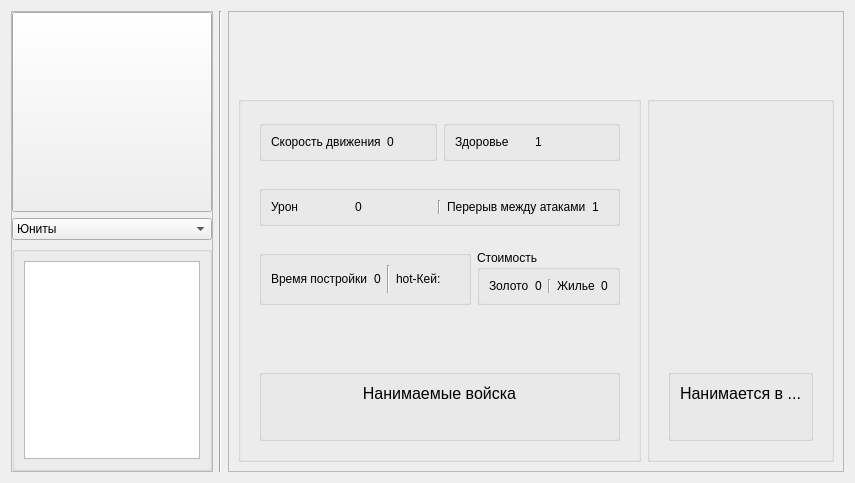
<?xml version="1.0" encoding="UTF-8"?>
<ui version="4.0">
 <class>ManWidget</class>
 <widget class="QWidget" name="ManWidget">
  <property name="geometry">
   <rect>
    <x>0</x>
    <y>0</y>
    <width>810</width>
    <height>483</height>
   </rect>
  </property>
  <property name="windowTitle">
   <string>Form</string>
  </property>
  <layout class="QHBoxLayout" name="horizontalLayout">
   <item>
    <widget class="QFrame" name="frame_4">
     <property name="sizePolicy">
      <sizepolicy hsizetype="Maximum" vsizetype="Preferred">
       <horstretch>0</horstretch>
       <verstretch>0</verstretch>
      </sizepolicy>
     </property>
     <property name="maximumSize">
      <size>
       <width>210</width>
       <height>16777215</height>
      </size>
     </property>
     <property name="frameShape">
      <enum>QFrame::StyledPanel</enum>
     </property>
     <property name="frameShadow">
      <enum>QFrame::Raised</enum>
     </property>
     <layout class="QVBoxLayout" name="verticalLayout_3">
      <property name="margin">
       <number>0</number>
      </property>
      <item>
       <widget class="QPushButton" name="priview">
        <property name="minimumSize">
         <size>
          <width>200</width>
          <height>200</height>
         </size>
        </property>
        <property name="maximumSize">
         <size>
          <width>200</width>
          <height>200</height>
         </size>
        </property>
        <property name="iconSize">
         <size>
          <width>200</width>
          <height>200</height>
         </size>
        </property>
       </widget>
      </item>
      <item>
       <widget class="QComboBox" name="groups">
        <item>
         <property name="text">
          <string>Юниты</string>
         </property>
        </item>
        <item>
         <property name="text">
          <string>Здания</string>
         </property>
        </item>
       </widget>
      </item>
      <item>
       <widget class="QGroupBox" name="groupBox_10">
        <layout class="QVBoxLayout" name="verticalLayout">
         <item>
          <widget class="QListWidget" name="unitsList"/>
         </item>
        </layout>
       </widget>
      </item>
     </layout>
    </widget>
   </item>
   <item>
    <widget class="Line" name="line_4">
     <property name="orientation">
      <enum>Qt::Vertical</enum>
     </property>
    </widget>
   </item>
   <item>
    <widget class="QFrame" name="frame_5">
     <property name="sizePolicy">
      <sizepolicy hsizetype="Preferred" vsizetype="Preferred">
       <horstretch>0</horstretch>
       <verstretch>0</verstretch>
      </sizepolicy>
     </property>
     <property name="frameShape">
      <enum>QFrame::StyledPanel</enum>
     </property>
     <property name="frameShadow">
      <enum>QFrame::Raised</enum>
     </property>
     <layout class="QVBoxLayout" name="verticalLayout_2">
      <item>
       <widget class="QWidget" name="widget" native="true">
        <layout class="QHBoxLayout" name="horizontalLayout_3">
         <property name="margin">
          <number>0</number>
         </property>
         <item>
          <widget class="QWidget" name="widget_4" native="true">
           <property name="sizePolicy">
            <sizepolicy hsizetype="Expanding" vsizetype="Expanding">
             <horstretch>0</horstretch>
             <verstretch>0</verstretch>
            </sizepolicy>
           </property>
           <property name="palette">
            <palette>
             <active>
              <colorrole role="WindowText">
               <brush brushstyle="SolidPattern">
                <color alpha="255">
                 <red>0</red>
                 <green>0</green>
                 <blue>0</blue>
                </color>
               </brush>
              </colorrole>
              <colorrole role="Button">
               <brush brushstyle="SolidPattern">
                <color alpha="255">
                 <red>255</red>
                 <green>254</green>
                 <blue>253</blue>
                </color>
               </brush>
              </colorrole>
              <colorrole role="Light">
               <brush brushstyle="SolidPattern">
                <color alpha="255">
                 <red>255</red>
                 <green>255</green>
                 <blue>255</blue>
                </color>
               </brush>
              </colorrole>
              <colorrole role="Midlight">
               <brush brushstyle="SolidPattern">
                <color alpha="255">
                 <red>255</red>
                 <green>254</green>
                 <blue>254</blue>
                </color>
               </brush>
              </colorrole>
              <colorrole role="Dark">
               <brush brushstyle="SolidPattern">
                <color alpha="255">
                 <red>127</red>
                 <green>127</green>
                 <blue>126</blue>
                </color>
               </brush>
              </colorrole>
              <colorrole role="Mid">
               <brush brushstyle="SolidPattern">
                <color alpha="255">
                 <red>170</red>
                 <green>169</green>
                 <blue>169</blue>
                </color>
               </brush>
              </colorrole>
              <colorrole role="Text">
               <brush brushstyle="SolidPattern">
                <color alpha="255">
                 <red>0</red>
                 <green>0</green>
                 <blue>0</blue>
                </color>
               </brush>
              </colorrole>
              <colorrole role="BrightText">
               <brush brushstyle="SolidPattern">
                <color alpha="255">
                 <red>255</red>
                 <green>255</green>
                 <blue>255</blue>
                </color>
               </brush>
              </colorrole>
              <colorrole role="ButtonText">
               <brush brushstyle="SolidPattern">
                <color alpha="255">
                 <red>0</red>
                 <green>0</green>
                 <blue>0</blue>
                </color>
               </brush>
              </colorrole>
              <colorrole role="Base">
               <brush brushstyle="SolidPattern">
                <color alpha="255">
                 <red>255</red>
                 <green>255</green>
                 <blue>255</blue>
                </color>
               </brush>
              </colorrole>
              <colorrole role="Window">
               <brush brushstyle="SolidPattern">
                <color alpha="255">
                 <red>255</red>
                 <green>254</green>
                 <blue>253</blue>
                </color>
               </brush>
              </colorrole>
              <colorrole role="Shadow">
               <brush brushstyle="SolidPattern">
                <color alpha="255">
                 <red>0</red>
                 <green>0</green>
                 <blue>0</blue>
                </color>
               </brush>
              </colorrole>
              <colorrole role="AlternateBase">
               <brush brushstyle="SolidPattern">
                <color alpha="255">
                 <red>255</red>
                 <green>254</green>
                 <blue>254</blue>
                </color>
               </brush>
              </colorrole>
              <colorrole role="ToolTipBase">
               <brush brushstyle="SolidPattern">
                <color alpha="255">
                 <red>255</red>
                 <green>255</green>
                 <blue>220</blue>
                </color>
               </brush>
              </colorrole>
              <colorrole role="ToolTipText">
               <brush brushstyle="SolidPattern">
                <color alpha="255">
                 <red>0</red>
                 <green>0</green>
                 <blue>0</blue>
                </color>
               </brush>
              </colorrole>
             </active>
             <inactive>
              <colorrole role="WindowText">
               <brush brushstyle="SolidPattern">
                <color alpha="255">
                 <red>0</red>
                 <green>0</green>
                 <blue>0</blue>
                </color>
               </brush>
              </colorrole>
              <colorrole role="Button">
               <brush brushstyle="SolidPattern">
                <color alpha="255">
                 <red>255</red>
                 <green>254</green>
                 <blue>253</blue>
                </color>
               </brush>
              </colorrole>
              <colorrole role="Light">
               <brush brushstyle="SolidPattern">
                <color alpha="255">
                 <red>255</red>
                 <green>255</green>
                 <blue>255</blue>
                </color>
               </brush>
              </colorrole>
              <colorrole role="Midlight">
               <brush brushstyle="SolidPattern">
                <color alpha="255">
                 <red>255</red>
                 <green>254</green>
                 <blue>254</blue>
                </color>
               </brush>
              </colorrole>
              <colorrole role="Dark">
               <brush brushstyle="SolidPattern">
                <color alpha="255">
                 <red>127</red>
                 <green>127</green>
                 <blue>126</blue>
                </color>
               </brush>
              </colorrole>
              <colorrole role="Mid">
               <brush brushstyle="SolidPattern">
                <color alpha="255">
                 <red>170</red>
                 <green>169</green>
                 <blue>169</blue>
                </color>
               </brush>
              </colorrole>
              <colorrole role="Text">
               <brush brushstyle="SolidPattern">
                <color alpha="255">
                 <red>0</red>
                 <green>0</green>
                 <blue>0</blue>
                </color>
               </brush>
              </colorrole>
              <colorrole role="BrightText">
               <brush brushstyle="SolidPattern">
                <color alpha="255">
                 <red>255</red>
                 <green>255</green>
                 <blue>255</blue>
                </color>
               </brush>
              </colorrole>
              <colorrole role="ButtonText">
               <brush brushstyle="SolidPattern">
                <color alpha="255">
                 <red>0</red>
                 <green>0</green>
                 <blue>0</blue>
                </color>
               </brush>
              </colorrole>
              <colorrole role="Base">
               <brush brushstyle="SolidPattern">
                <color alpha="255">
                 <red>255</red>
                 <green>255</green>
                 <blue>255</blue>
                </color>
               </brush>
              </colorrole>
              <colorrole role="Window">
               <brush brushstyle="SolidPattern">
                <color alpha="255">
                 <red>255</red>
                 <green>254</green>
                 <blue>253</blue>
                </color>
               </brush>
              </colorrole>
              <colorrole role="Shadow">
               <brush brushstyle="SolidPattern">
                <color alpha="255">
                 <red>0</red>
                 <green>0</green>
                 <blue>0</blue>
                </color>
               </brush>
              </colorrole>
              <colorrole role="AlternateBase">
               <brush brushstyle="SolidPattern">
                <color alpha="255">
                 <red>255</red>
                 <green>254</green>
                 <blue>254</blue>
                </color>
               </brush>
              </colorrole>
              <colorrole role="ToolTipBase">
               <brush brushstyle="SolidPattern">
                <color alpha="255">
                 <red>255</red>
                 <green>255</green>
                 <blue>220</blue>
                </color>
               </brush>
              </colorrole>
              <colorrole role="ToolTipText">
               <brush brushstyle="SolidPattern">
                <color alpha="255">
                 <red>0</red>
                 <green>0</green>
                 <blue>0</blue>
                </color>
               </brush>
              </colorrole>
             </inactive>
             <disabled>
              <colorrole role="WindowText">
               <brush brushstyle="SolidPattern">
                <color alpha="255">
                 <red>127</red>
                 <green>127</green>
                 <blue>126</blue>
                </color>
               </brush>
              </colorrole>
              <colorrole role="Button">
               <brush brushstyle="SolidPattern">
                <color alpha="255">
                 <red>255</red>
                 <green>254</green>
                 <blue>253</blue>
                </color>
               </brush>
              </colorrole>
              <colorrole role="Light">
               <brush brushstyle="SolidPattern">
                <color alpha="255">
                 <red>255</red>
                 <green>255</green>
                 <blue>255</blue>
                </color>
               </brush>
              </colorrole>
              <colorrole role="Midlight">
               <brush brushstyle="SolidPattern">
                <color alpha="255">
                 <red>255</red>
                 <green>254</green>
                 <blue>254</blue>
                </color>
               </brush>
              </colorrole>
              <colorrole role="Dark">
               <brush brushstyle="SolidPattern">
                <color alpha="255">
                 <red>127</red>
                 <green>127</green>
                 <blue>126</blue>
                </color>
               </brush>
              </colorrole>
              <colorrole role="Mid">
               <brush brushstyle="SolidPattern">
                <color alpha="255">
                 <red>170</red>
                 <green>169</green>
                 <blue>169</blue>
                </color>
               </brush>
              </colorrole>
              <colorrole role="Text">
               <brush brushstyle="SolidPattern">
                <color alpha="255">
                 <red>127</red>
                 <green>127</green>
                 <blue>126</blue>
                </color>
               </brush>
              </colorrole>
              <colorrole role="BrightText">
               <brush brushstyle="SolidPattern">
                <color alpha="255">
                 <red>255</red>
                 <green>255</green>
                 <blue>255</blue>
                </color>
               </brush>
              </colorrole>
              <colorrole role="ButtonText">
               <brush brushstyle="SolidPattern">
                <color alpha="255">
                 <red>127</red>
                 <green>127</green>
                 <blue>126</blue>
                </color>
               </brush>
              </colorrole>
              <colorrole role="Base">
               <brush brushstyle="SolidPattern">
                <color alpha="255">
                 <red>255</red>
                 <green>254</green>
                 <blue>253</blue>
                </color>
               </brush>
              </colorrole>
              <colorrole role="Window">
               <brush brushstyle="SolidPattern">
                <color alpha="255">
                 <red>255</red>
                 <green>254</green>
                 <blue>253</blue>
                </color>
               </brush>
              </colorrole>
              <colorrole role="Shadow">
               <brush brushstyle="SolidPattern">
                <color alpha="255">
                 <red>0</red>
                 <green>0</green>
                 <blue>0</blue>
                </color>
               </brush>
              </colorrole>
              <colorrole role="AlternateBase">
               <brush brushstyle="SolidPattern">
                <color alpha="255">
                 <red>255</red>
                 <green>254</green>
                 <blue>253</blue>
                </color>
               </brush>
              </colorrole>
              <colorrole role="ToolTipBase">
               <brush brushstyle="SolidPattern">
                <color alpha="255">
                 <red>255</red>
                 <green>255</green>
                 <blue>220</blue>
                </color>
               </brush>
              </colorrole>
              <colorrole role="ToolTipText">
               <brush brushstyle="SolidPattern">
                <color alpha="255">
                 <red>0</red>
                 <green>0</green>
                 <blue>0</blue>
                </color>
               </brush>
              </colorrole>
             </disabled>
            </palette>
           </property>
           <layout class="QVBoxLayout" name="verticalLayout_8">
            <property name="margin">
             <number>0</number>
            </property>
            <item>
             <layout class="QVBoxLayout" name="layShow"/>
            </item>
           </layout>
          </widget>
         </item>
        </layout>
       </widget>
      </item>
      <item>
       <layout class="QHBoxLayout" name="horizontalLayout_18">
        <item>
         <widget class="QGroupBox" name="groupBox">
          <layout class="QVBoxLayout" name="verticalLayout_4">
           <item>
            <widget class="QWidget" name="widget_3" native="true">
             <layout class="QHBoxLayout" name="horizontalLayout_12">
              <item>
               <widget class="QGroupBox" name="groupBox_9">
                <property name="sizePolicy">
                 <sizepolicy hsizetype="Preferred" vsizetype="Preferred">
                  <horstretch>0</horstretch>
                  <verstretch>0</verstretch>
                 </sizepolicy>
                </property>
                <layout class="QHBoxLayout" name="horizontalLayout_5">
                 <item>
                  <layout class="QHBoxLayout" name="horizontalLayout_2">
                   <item>
                    <widget class="QLabel" name="label_2">
                     <property name="text">
                      <string>Скорость движения</string>
                     </property>
                    </widget>
                   </item>
                   <item>
                    <widget class="QLabel" name="speed">
                     <property name="text">
                      <string>0</string>
                     </property>
                    </widget>
                   </item>
                  </layout>
                 </item>
                </layout>
               </widget>
              </item>
              <item>
               <widget class="QGroupBox" name="groupBox_6">
                <layout class="QHBoxLayout" name="horizontalLayout_11">
                 <item>
                  <layout class="QHBoxLayout" name="horizontalLayout_8">
                   <item>
                    <widget class="QLabel" name="label_4">
                     <property name="text">
                      <string>Здоровье</string>
                     </property>
                    </widget>
                   </item>
                   <item>
                    <widget class="QLabel" name="hp">
                     <property name="text">
                      <string>1</string>
                     </property>
                    </widget>
                   </item>
                  </layout>
                 </item>
                </layout>
               </widget>
              </item>
             </layout>
            </widget>
           </item>
           <item>
            <widget class="QWidget" name="widget_51" native="true">
             <property name="sizePolicy">
              <sizepolicy hsizetype="Preferred" vsizetype="Maximum">
               <horstretch>0</horstretch>
               <verstretch>0</verstretch>
              </sizepolicy>
             </property>
             <layout class="QHBoxLayout">
              <item>
               <widget class="QGroupBox" name="groupBox_2">
                <layout class="QHBoxLayout" name="horizontalLayout_9">
                 <item>
                  <layout class="QHBoxLayout" name="horizontalLayout_6">
                   <item>
                    <widget class="QLabel" name="label_3">
                     <property name="text">
                      <string>Урон</string>
                     </property>
                    </widget>
                   </item>
                   <item>
                    <widget class="QLabel" name="damage">
                     <property name="text">
                      <string>0</string>
                     </property>
                    </widget>
                   </item>
                  </layout>
                 </item>
                 <item>
                  <widget class="Line" name="line">
                   <property name="orientation">
                    <enum>Qt::Vertical</enum>
                   </property>
                  </widget>
                 </item>
                 <item>
                  <layout class="QHBoxLayout" name="horizontalLayout_10">
                   <item>
                    <widget class="QLabel" name="label">
                     <property name="text">
                      <string>Перерыв между атаками</string>
                     </property>
                    </widget>
                   </item>
                   <item>
                    <widget class="QLabel" name="atkTime">
                     <property name="text">
                      <string>1</string>
                     </property>
                    </widget>
                   </item>
                  </layout>
                 </item>
                </layout>
               </widget>
              </item>
             </layout>
            </widget>
           </item>
           <item>
            <widget class="QWidget" name="widget_6" native="true">
             <property name="sizePolicy">
              <sizepolicy hsizetype="Preferred" vsizetype="Maximum">
               <horstretch>0</horstretch>
               <verstretch>0</verstretch>
              </sizepolicy>
             </property>
             <layout class="QHBoxLayout" name="horizontalLayout_14">
              <item>
               <widget class="QGroupBox" name="groupBox_4">
                <layout class="QHBoxLayout" name="_3">
                 <item>
                  <layout class="QHBoxLayout" name="_2">
                   <item>
                    <widget class="QLabel" name="label_6">
                     <property name="text">
                      <string>Время постройки</string>
                     </property>
                    </widget>
                   </item>
                   <item>
                    <widget class="QLabel" name="buildTime">
                     <property name="text">
                      <string>0</string>
                     </property>
                    </widget>
                   </item>
                  </layout>
                 </item>
                 <item>
                  <widget class="Line" name="line_3">
                   <property name="orientation">
                    <enum>Qt::Vertical</enum>
                   </property>
                  </widget>
                 </item>
                 <item>
                  <layout class="QHBoxLayout" name="horizontalLayout_7">
                   <property name="rightMargin">
                    <number>5</number>
                   </property>
                   <item>
                    <widget class="QLabel" name="label_5">
                     <property name="text">
                      <string>hot-Кей:</string>
                     </property>
                    </widget>
                   </item>
                   <item>
                    <widget class="QLabel" name="hKey"/>
                   </item>
                  </layout>
                 </item>
                </layout>
               </widget>
              </item>
              <item>
               <widget class="QGroupBox" name="groupBox_3">
                <property name="title">
                 <string>Стоимость</string>
                </property>
                <layout class="QHBoxLayout" name="horizontalLayout_15">
                 <item>
                  <layout class="QHBoxLayout" name="horizontalLayout_13">
                   <item>
                    <widget class="QLabel" name="label_8">
                     <property name="text">
                      <string>Золото</string>
                     </property>
                    </widget>
                   </item>
                   <item>
                    <widget class="QLabel" name="cost">
                     <property name="text">
                      <string>0</string>
                     </property>
                    </widget>
                   </item>
                  </layout>
                 </item>
                 <item>
                  <widget class="Line" name="line_2">
                   <property name="orientation">
                    <enum>Qt::Vertical</enum>
                   </property>
                  </widget>
                 </item>
                 <item>
                  <layout class="QHBoxLayout" name="horizontalLayout_16">
                   <item>
                    <widget class="QLabel" name="label_7">
                     <property name="text">
                      <string>Жилье</string>
                     </property>
                    </widget>
                   </item>
                   <item>
                    <widget class="QLabel" name="houses">
                     <property name="text">
                      <string>0</string>
                     </property>
                    </widget>
                   </item>
                  </layout>
                 </item>
                </layout>
               </widget>
              </item>
             </layout>
            </widget>
           </item>
           <item>
            <spacer name="verticalSpacer_2">
             <property name="orientation">
              <enum>Qt::Vertical</enum>
             </property>
             <property name="sizeHint" stdset="0">
              <size>
               <width>20</width>
               <height>40</height>
              </size>
             </property>
            </spacer>
           </item>
           <item>
            <widget class="QFrame" name="frame_7">
             <layout class="QVBoxLayout" name="verticalLayout_5">
              <item>
               <widget class="QGroupBox" name="groupBox_8">
                <layout class="QVBoxLayout" name="verticalLayout_7">
                 <item>
                  <widget class="QLabel" name="label_9">
                   <property name="text">
                    <string>&lt;!DOCTYPE HTML PUBLIC &quot;-//W3C//DTD HTML 4.0//EN&quot; &quot;http://www.w3.org/TR/REC-html40/strict.dtd&quot;&gt;
&lt;html&gt;&lt;head&gt;&lt;meta name=&quot;qrichtext&quot; content=&quot;1&quot; /&gt;&lt;style type=&quot;text/css&quot;&gt;
p, li { white-space: pre-wrap; }
&lt;/style&gt;&lt;/head&gt;&lt;body style=&quot; font-family:'Serif'; font-size:12pt; font-weight:400; font-style:normal;&quot;&gt;
&lt;p align=&quot;center&quot; style=&quot; margin-top:0px; margin-bottom:0px; margin-left:0px; margin-right:0px; -qt-block-indent:0; text-indent:0px;&quot;&gt;Нанимаемые войска&lt;/p&gt;&lt;/body&gt;&lt;/html&gt;</string>
                   </property>
                  </widget>
                 </item>
                 <item>
                  <widget class="QWidget" name="widget_2" native="true">
                   <layout class="QHBoxLayout" name="horizontalLayout_21">
                    <property name="margin">
                     <number>0</number>
                    </property>
                    <item>
                     <layout class="QHBoxLayout" name="layRecruts"/>
                    </item>
                    <item>
                     <spacer name="horizontalSpacer_7">
                      <property name="orientation">
                       <enum>Qt::Horizontal</enum>
                      </property>
                      <property name="sizeHint" stdset="0">
                       <size>
                        <width>40</width>
                        <height>20</height>
                       </size>
                      </property>
                     </spacer>
                    </item>
                   </layout>
                  </widget>
                 </item>
                </layout>
               </widget>
              </item>
             </layout>
            </widget>
           </item>
          </layout>
         </widget>
        </item>
        <item>
         <widget class="QGroupBox" name="groupBox_5">
          <layout class="QVBoxLayout" name="verticalLayout_6">
           <item>
            <layout class="QHBoxLayout" name="horizontalLayout_20">
             <item>
              <widget class="QLabel" name="text">
               <property name="font">
                <font>
                 <pointsize>14</pointsize>
                </font>
               </property>
               <property name="text">
                <string/>
               </property>
              </widget>
             </item>
             <item>
              <spacer name="horizontalSpacer_6">
               <property name="orientation">
                <enum>Qt::Horizontal</enum>
               </property>
               <property name="sizeHint" stdset="0">
                <size>
                 <width>372</width>
                 <height>20</height>
                </size>
               </property>
              </spacer>
             </item>
            </layout>
           </item>
           <item>
            <spacer name="verticalSpacer">
             <property name="orientation">
              <enum>Qt::Vertical</enum>
             </property>
             <property name="sizeHint" stdset="0">
              <size>
               <width>20</width>
               <height>40</height>
              </size>
             </property>
            </spacer>
           </item>
           <item>
            <widget class="QWidget" name="widget_5" native="true">
             <layout class="QHBoxLayout" name="horizontalLayout_4">
              <item>
               <widget class="QGroupBox" name="groupBox_7">
                <layout class="QVBoxLayout" name="verticalLayout_9">
                 <item>
                  <widget class="QLabel" name="label_10">
                   <property name="text">
                    <string>&lt;!DOCTYPE HTML PUBLIC &quot;-//W3C//DTD HTML 4.0//EN&quot; &quot;http://www.w3.org/TR/REC-html40/strict.dtd&quot;&gt;
&lt;html&gt;&lt;head&gt;&lt;meta name=&quot;qrichtext&quot; content=&quot;1&quot; /&gt;&lt;style type=&quot;text/css&quot;&gt;
p, li { white-space: pre-wrap; }
&lt;/style&gt;&lt;/head&gt;&lt;body style=&quot; font-family:'Serif'; font-size:12pt; font-weight:400; font-style:normal;&quot;&gt;
&lt;p align=&quot;center&quot; style=&quot; margin-top:0px; margin-bottom:0px; margin-left:0px; margin-right:0px; -qt-block-indent:0; text-indent:0px;&quot;&gt;Нанимается в ...&lt;/p&gt;&lt;/body&gt;&lt;/html&gt;</string>
                   </property>
                  </widget>
                 </item>
                 <item>
                  <widget class="QWidget" name="widget_7" native="true">
                   <layout class="QHBoxLayout" name="horizontalLayout_17">
                    <property name="margin">
                     <number>0</number>
                    </property>
                    <item>
                     <layout class="QHBoxLayout" name="layOwners"/>
                    </item>
                    <item>
                     <spacer name="horizontalSpacer_4">
                      <property name="orientation">
                       <enum>Qt::Horizontal</enum>
                      </property>
                      <property name="sizeHint" stdset="0">
                       <size>
                        <width>351</width>
                        <height>20</height>
                       </size>
                      </property>
                     </spacer>
                    </item>
                   </layout>
                  </widget>
                 </item>
                </layout>
               </widget>
              </item>
             </layout>
            </widget>
           </item>
          </layout>
         </widget>
        </item>
       </layout>
      </item>
     </layout>
    </widget>
   </item>
  </layout>
 </widget>
 <resources/>
 <connections/>
</ui>
